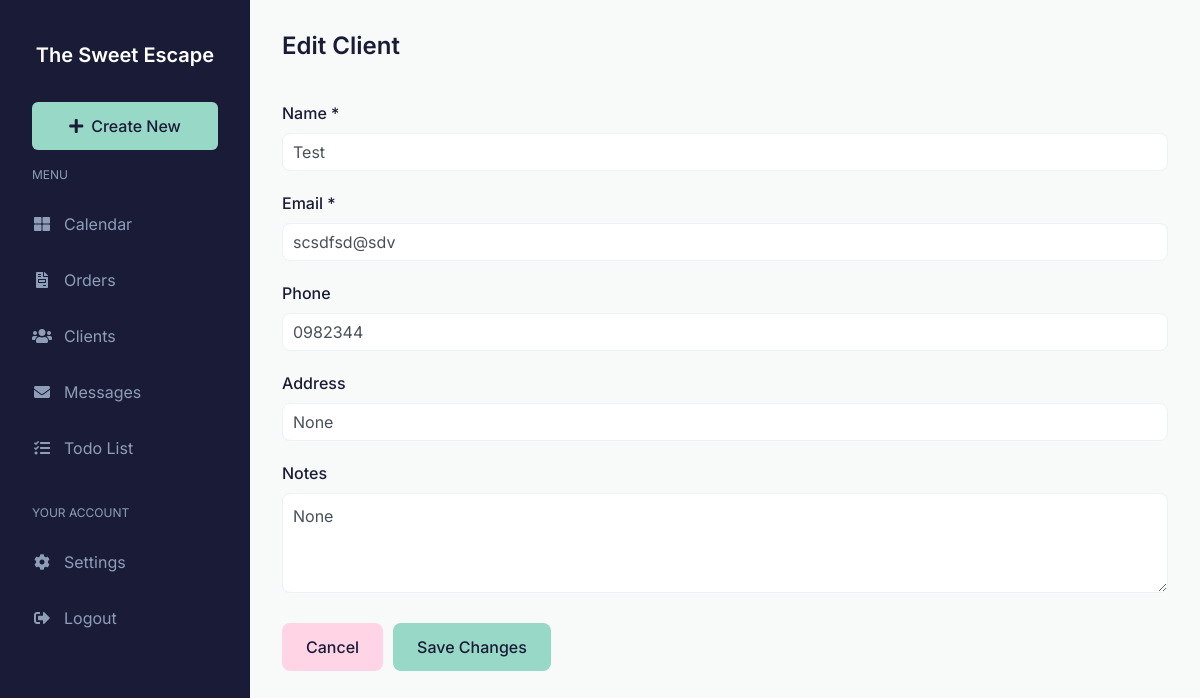
The page /client/1/edit on the database its author committed.
### app.py (models this page shows)
class Client(db.Model):
    id = db.Column(db.Integer, primary_key=True)
    name = db.Column(db.String(100), nullable=False)
    email = db.Column(db.String(120), nullable=False)
    phone = db.Column(db.String(20))
    address = db.Column(db.String(200))
    created_at = db.Column(db.DateTime, default=datetime.utcnow)
    notes = db.Column(db.Text)
    orders = db.relationship('Order', backref='client', lazy=True)

### app.py (the view, shortened to what this page needs)
@app.route('/client/<int:client_id>/edit', methods=['GET', 'POST'])
def edit_client(client_id):
    client = Client.query.get_or_404(client_id)
    return render_template('edit_client.html', client=client)

### templates/edit_client.html (shortened to what this page needs)
{% extends "base.html" %}
{% block content %}
  <div class="content-header">
    <h1 class="content-title">Edit Client</h1>
  </div>
  <div class="form-container">
    <form method="POST">
      <div class="form-group">
        <label class="form-label" for="name">Name *</label>
        <input type="text" class="form-control" id="name" name="name" value="{{ client.name }}" required>
      </div>
      <div class="form-group">
        <label class="form-label" for="email">Email *</label>
        <input type="email" class="form-control" id="email" name="email" value="{{ client.email }}" required>
      </div>
      <div class="form-group">
        <label class="form-label" for="phone">Phone</label>
        <input type="tel" class="form-control" id="phone" name="phone" value="{{ client.phone }}">
      </div>
      <div class="form-group">
        <label class="form-label" for="address">Address</label>
        <input type="text" class="form-control" id="address" name="address" value="{{ client.address }}">
      </div>
      <div class="form-group">
        <label class="form-label" for="notes">Notes</label>
        <textarea class="form-control" id="notes" name="notes">{{ client.notes }}</textarea>
      </div>
      <div class="form-actions">
        <a href="{{ url_for('clients') }}" class="cancel-btn">Cancel</a>
        <button type="submit" class="submit-btn">Save Changes</button>
      </div>
    </form>
  </div>
{% endblock %}

### rows shown on the page
Client: name "Test", email "scsdfsd@sdv", phone "0982344", address "None", notes "None"
